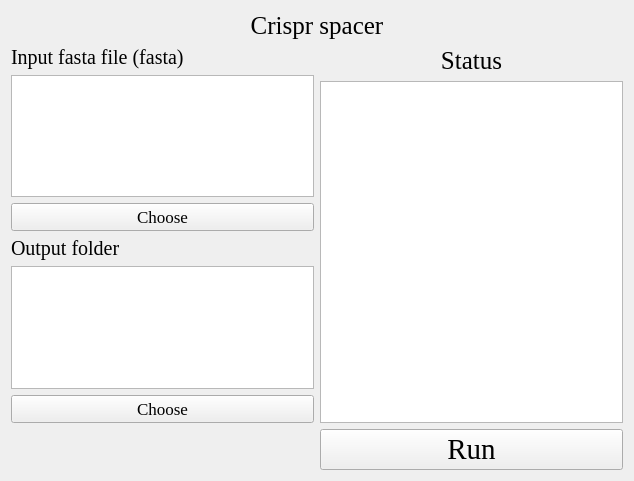
<?xml version="1.0" encoding="UTF-8"?>
<ui version="4.0">
 <class>Form</class>
 <widget class="QWidget" name="Form">
  <property name="geometry">
   <rect>
    <x>0</x>
    <y>0</y>
    <width>634</width>
    <height>481</height>
   </rect>
  </property>
  <property name="windowTitle">
   <string>Form</string>
  </property>
  <property name="styleSheet">
   <string notr="true">background-image: url(D:/tools/Pycharm/pyqt/logo/green_back.png);</string>
  </property>
  <layout class="QGridLayout" name="gridLayout_4">
   <item row="1" column="1">
    <layout class="QGridLayout" name="gridLayout_3">
     <item row="0" column="0">
      <widget class="QLabel" name="label_4">
       <property name="font">
        <font>
         <family>Times New Roman</family>
         <pointsize>19</pointsize>
        </font>
       </property>
       <property name="text">
        <string>Status</string>
       </property>
       <property name="alignment">
        <set>Qt::AlignCenter</set>
       </property>
      </widget>
     </item>
     <item row="1" column="0">
      <widget class="QTextBrowser" name="textBrowser">
       <property name="styleSheet">
        <string notr="true">background-image: url(D:/Documents/Desktop/white.png)</string>
       </property>
      </widget>
     </item>
    </layout>
   </item>
   <item row="0" column="0" colspan="2">
    <layout class="QGridLayout" name="gridLayout">
     <item row="0" column="0">
      <widget class="QLabel" name="label">
       <property name="font">
        <font>
         <family>Times New Roman</family>
         <pointsize>19</pointsize>
        </font>
       </property>
       <property name="text">
        <string>Crispr spacer</string>
       </property>
       <property name="alignment">
        <set>Qt::AlignCenter</set>
       </property>
      </widget>
     </item>
    </layout>
   </item>
   <item row="1" column="0">
    <layout class="QGridLayout" name="gridLayout_5">
     <item row="2" column="0">
      <widget class="QPushButton" name="pushButton_2">
       <property name="font">
        <font>
         <family>Times New Roman</family>
         <pointsize>13</pointsize>
        </font>
       </property>
       <property name="text">
        <string>Choose</string>
       </property>
      </widget>
     </item>
     <item row="1" column="0">
      <widget class="QTextBrowser" name="textBrowser_2">
       <property name="styleSheet">
        <string notr="true">background-image: url(D:/Documents/Desktop/white.png)</string>
       </property>
      </widget>
     </item>
     <item row="4" column="0">
      <widget class="QTextBrowser" name="textBrowser_3">
       <property name="styleSheet">
        <string notr="true">background-image: url(D:/Documents/Desktop/white.png)</string>
       </property>
      </widget>
     </item>
     <item row="5" column="0">
      <widget class="QPushButton" name="pushButton_3">
       <property name="font">
        <font>
         <family>Times New Roman</family>
         <pointsize>13</pointsize>
        </font>
       </property>
       <property name="text">
        <string>Choose</string>
       </property>
      </widget>
     </item>
     <item row="0" column="0">
      <widget class="QLabel" name="label_2">
       <property name="font">
        <font>
         <family>Times New Roman</family>
         <pointsize>15</pointsize>
        </font>
       </property>
       <property name="text">
        <string>Input fasta file (fasta)</string>
       </property>
       <property name="alignment">
        <set>Qt::AlignLeading|Qt::AlignLeft|Qt::AlignVCenter</set>
       </property>
      </widget>
     </item>
     <item row="3" column="0">
      <widget class="QLabel" name="label_3">
       <property name="font">
        <font>
         <family>Times New Roman</family>
         <pointsize>15</pointsize>
        </font>
       </property>
       <property name="text">
        <string>Output folder</string>
       </property>
       <property name="alignment">
        <set>Qt::AlignLeading|Qt::AlignLeft|Qt::AlignVCenter</set>
       </property>
      </widget>
     </item>
    </layout>
   </item>
   <item row="2" column="1">
    <layout class="QGridLayout" name="gridLayout_6">
     <item row="0" column="0">
      <widget class="QPushButton" name="pushButton">
       <property name="font">
        <font>
         <family>Times New Roman</family>
         <pointsize>22</pointsize>
        </font>
       </property>
       <property name="styleSheet">
        <string notr="true">background-image: url(D:/Documents/Desktop/white.png)</string>
       </property>
       <property name="text">
        <string>Run</string>
       </property>
      </widget>
     </item>
    </layout>
   </item>
  </layout>
 </widget>
 <resources/>
 <connections/>
</ui>
